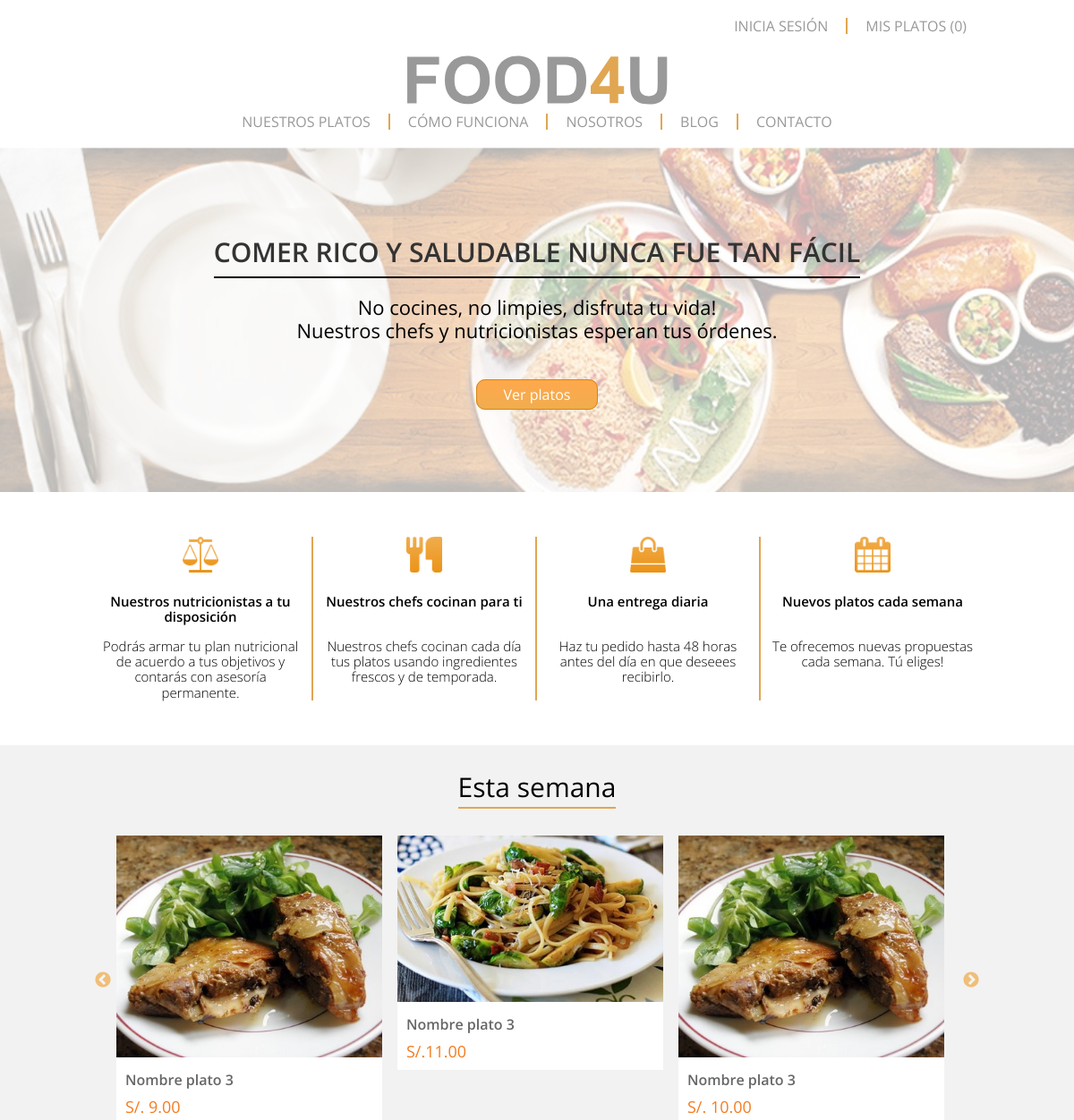
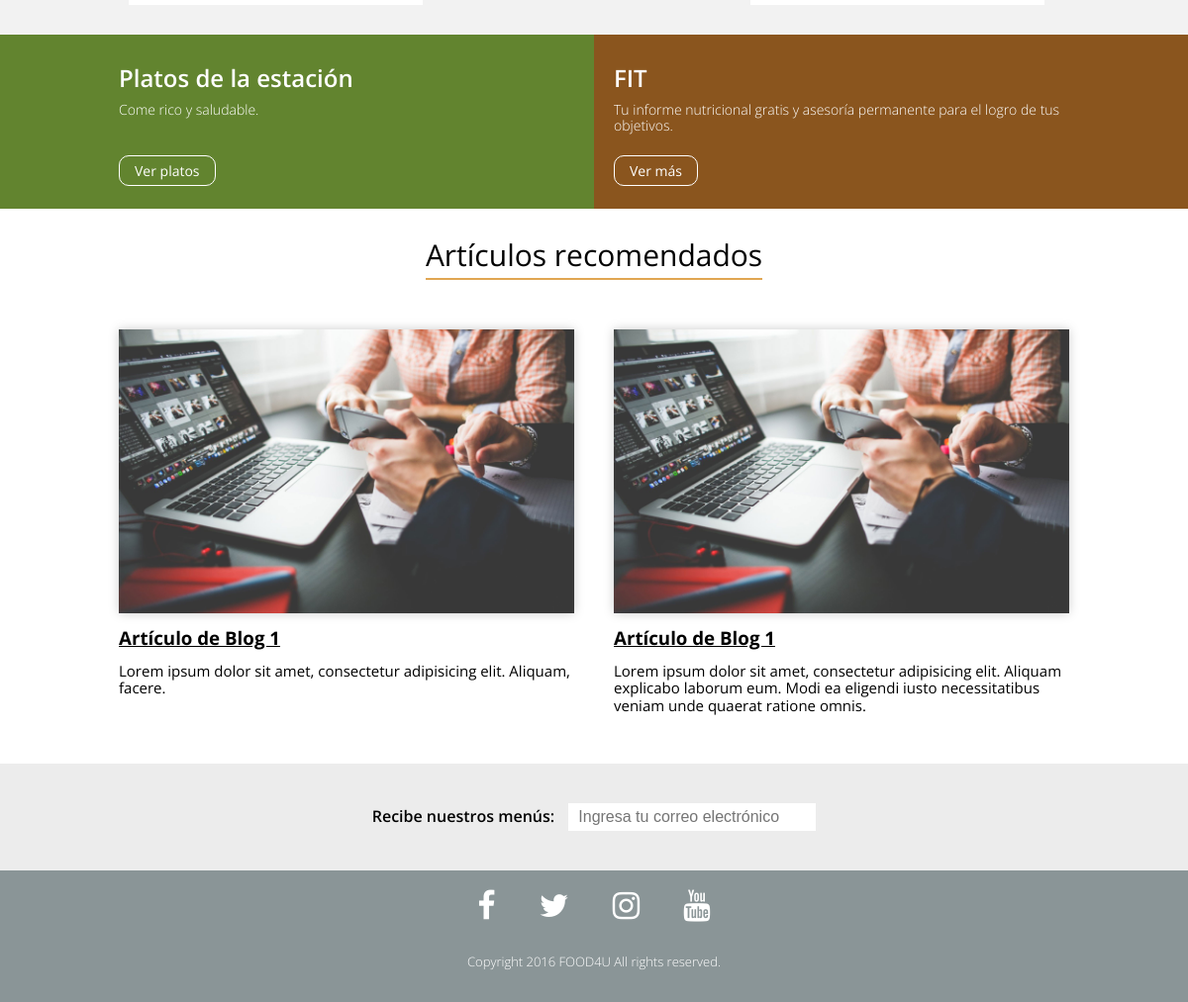
The page / on the database its author committed (2 pictures, top to bottom).
### tables this page shows
CREATE TABLE `page` (
  `idPage` int(11) NOT NULL,
  `name` varchar(45) DEFAULT NULL,
  `url` varchar(45) DEFAULT NULL,
  `position` int(11) DEFAULT NULL,
  `idPageType` int(11) DEFAULT NULL,
  `state` int(11) DEFAULT '1'
);

CREATE TABLE `data` (
  `idData` int(11) NOT NULL,
  `idPage` int(11) DEFAULT NULL,
  `position` int(11) DEFAULT NULL,
  `data` text,
  `idTemplate` int(11) DEFAULT NULL
);

### application/controllers/Inicio.php (called while the page is built, shortened)
<?php
class Inicio extends CI_Controller {
	public function __construct() {
        $this->load->model("plate");
        $this->load->model("UserClient");
        $this->load->model("Gender");
        $this->load->library('cart');
        $this->load->model("foodMenu");
    }
	public function page($url = "inicio") {
		if($this->page->findByUrl($url)):
			$result1 = $this->page->findByUrl($url);
			$result2 = $this->page->findAll();
			$result3 = $this->data->findByPage($url);
			$result4 = $this->plate->findAll();
			$result5 = "";
			$result6 = $this->Gender->findAll();
			$result7 = $this->foodMenu->findAll();
			$data = array(
				"title" => $result1->name,
				"findAll" => $result2,
				"findByPage" => $result3,
				"findAllPlate" => $result4,
				"userData" => $result5,
				"findAllGender" => $result6,
				"findAllFoodMenu" => $result7
			);
			$this->load->view('page_template_view', $data);
		else:
			$this->load->view('404');
		endif;
	}
}

### index.php (called while the page is built, shortened)
<?php
require_once BASEPATH.'core/CodeIgniter.php';

### application/models/Page.php (called while the page is built, shortened)
<?php
class Page extends CI_Model {
	public function findAll() {
		$this->db->where(array('state' => 1));
		$this->db->order_by("position", "asc");
		return $this->db->get('page');
	}
}

### application/models/Data.php (called while the page is built)
<?php
class Data extends CI_Model {
	public function findByPage($url = "") {
		$this->db->from('data');
		$this->db->join('page', 'page.idPage = data.idPage');
		$this->db->where(array('page.url' => $url));
		$this->db->order_by("data.position", "asc");
		return $this->db->get();
	}
}

### application/views/page_template_view.php (the view, shortened to what this page needs)
<!DOCTYPE html>
<html lang="es">
<head>
	<?php $this->load->view('inc/header_common'); ?>
</head>
<body>
	<?php $this->load->view('inc/header'); ?>
	<div id="ncode">
	<?php
		foreach ($findByPage->result() as $data):
			$ncdata = explode('|', $data->data);
			switch($data->idTemplate):
				case 1:
					echo '<section class="banner">
			            <video poster="' . base_url() . 'assets/images/' . $ncdata[0] . '" loop autoplay muted>
			                <source src="' . base_url() . 'assets/video/' . $ncdata[1] . '" type="video/mp4">
			                Your browser does not support HTML5 video.
			            </video>
			            <div class="banner-content">
			                <div class="container">
			                	<div class="banner-text">
				                    <h2>' . $ncdata[2] . '</h2>
				                    <p>' . $ncdata[3] . ' <br>' . $ncdata[4] . '</p>
				                    <a href="' . $ncdata[6] . '">' . $ncdata[5] . '</a>
			                    </div>
			                </div>
			    	    </div>
			        </section>';
					break;
				case 2:
					echo '
					<div class="container">
						<section class="service">
				            <div class="services">
				                <article>
				                    <img src="' . base_url() . 'assets/images/service01.png" alt="">
				                    <h3>' . $ncdata[0] . '</h3>
				                    <p>' . $ncdata[1] . '</p>
				                </article>
				            </div>
				            <div class="services">
				                <article>
				                    <img src="' . base_url() . 'assets/images/service02.png" alt="">
				                    <h3>' . $ncdata[2] . '</h3>
				                    <p>' . $ncdata[3] . '</p>
				                </article>
				            </div>
				            <div class="services">
				                <article>
				                    <img src="' . base_url() . 'assets/images/service03.png" alt="">
				                    <h3>' . $ncdata[4] . '</h3>
				                    <p>' . $ncdata[5] . '</p>
				                </article>
				            </div>
				            <div class="services">
				                <article>
				                    <img src="' . base_url() . 'assets/images/service04.png" alt="">
				                    <h3>' . $ncdata[6] . '</h3>
				                    <p>' . $ncdata[7] . '</p>
				                </article>
				            </div>
			        	</section>
			        </div>';
					break;
				case 3:
					echo '
			    	<section class="slider">
			        	<div class="container">
			                <h2>' . $ncdata[0] . '</h2>
			                <div class="slides">
			                    <div class="this-week">
			                        <img src="' . base_url() . 'assets/images/this-week01.jpg" alt="">
			                        <div class="thumb">
			                        	<h3>Nombre plato 3</h3>
			                        	<p>S/. 9.00</p>
			                        </div>
			                    </div>
			                    <div class="this-week">
			                        <img src="' . base_url() . 'assets/images/this-week02.jpg" alt="">
			                        <div class="thumb">
				                        <h3>Nombre plato 3</h3>
				                        <p>S/.11.00</p>
				                    </div>
			                    </div>
			                    <div class="this-week">
			                        <img src="' . base_url() . 'assets/images/this-week01.jpg" alt="">
			                        <div class="thumb">
				                        <h3>Nombre plato 3</h3>
				                        <p>S/. 10.00</p>
			                        </div>
			                    </div>
			                    <div class="this-week">
			                        <img src="' . base_url() . 'assets/images/this-week01.jpg" alt="">
			                        <div class="thumb">
				                        <h3>Nombre plato 4</h3>
				                        <p>S/. 9.00</p>
			                        </div>
			                    </div>
			                    <div class="this-week">
			                        <img src="' . base_url() . 'assets/images/this-week01.jpg" alt="">
			                        <div class="thumb">
				                        <h3>Nombre plato 5</h3>
				                        <p>S/. 9.00</p>
			                        </div>
			                    </div>
			                </div>
			            </div>
			        </section>';
			        break;
			    case 4:
			        echo '
			        <section class="options">
			            <div class="option">
			                <div class="link-platos">
			                    <div class="content">
			                       <h2>' . $ncdata[0] . '</h2>
			                        <p>' . $ncdata[1] . '</p>
			                        <a href="' . $ncdata[3] . '">' . $ncdata[2] . '</a>
			                    </div>
			                </div>
			                <div class="link-mas">
			                    <div class="content">
			                        <h2>' . $ncdata[4] . '</h2>
			                        <p>' . $ncdata[5] . '</p>
			                        <a href="' . $ncdata[7] . '">' . $ncdata[6] . '</a>
			                    </div>
			                </div>
			            </div>
			        </section>';
			        break;
			    case 5:
			        echo '
			        <section class="articles">
			            <div class="container">
			                <h2>Artículos recomendados</h2>
			                <div class="blog">
				                <article>
				                    <img src="' . base_url() . 'assets/images/article01.jpg" alt="">
				                    <a href="#"><h3>Artículo de Blog 1</h3></a>
				                    <p>Lorem ipsum dolor sit amet, consectetur adipisicing elit. Aliquam, facere.</p>
				                </article>
				                <article>
				                    <img src="' . base_url() . 'assets/images/article01.jpg" alt="">
				                    <a href="#"><h3>Artículo de Blog 1</h3></a>
				                    <p>Lorem ipsum dolor sit amet, consectetur adipisicing elit. Aliquam explicabo laborum eum. Modi ea eligendi iusto necessitatibus veniam unde quaerat ratione omnis.</p>
				                </article>
			                </div>
			            </div>
			        </section>';
			        break;
        	endswitch;
        endforeach;
        ?>
	</div>
</body>
</html>

### application/views/inc/header.php (shortened to what this page needs)
<header>
    <div class="container">
        <nav class="menu">
            <?php
            if(!$this->session->has_userdata('user_logged_in') || $this->session->userdata('user_logged_in') == FALSE):
                echo '<a href="#" id="inicia-sesion">Inicia sesión</a>';
            elseif($this->session->has_userdata('user_logged_in') && $this->session->userdata('user_logged_in') == TRUE):
             echo '<a href="' . base_url() . 'perfil">Mi perfíl</a>
                   <a href="' . base_url() . 'logout">Cerrar sesión</a>';
            endif;
            echo '<a href="" id="mis-platos">Mis platos (<span class="count">' . $this->cart->total_items() . '</span>)</a>'; ?>
        </nav>
        <div class="logo">
            <a href="<?= base_url() ?>"><img src="<?= base_url() ?>assets/images/logo.svg" alt=""></a>
        </div>
        <nav class="submenu">
            <?php foreach ($findAll->result() as $page):
            if($page->idPageType == 2):
                echo '<a href="' . base_url() . $page->url . '">' . $page->name . '</a>';
            endif;
            endforeach; ?>
        </nav>
    </div>
</header>

### rows shown on the page
page: name "NUESTROS PLATOS"
page: name "CÓMO FUNCIONA"
page: name "NOSOTROS"
page: name "BLOG"
page: name "CONTACTO"
data: data "COMER RICO Y SALUDABLE NUNCA FUE TAN FÁCIL", data "No cocines, no limpies, disfruta tu vida!", data "Nuestros chefs y nutricionistas esperan tus órdenes.", data "Ver platos"
data: data "Nuestros nutricionistas a tu disposición", data "Podrás armar tu plan nutricional de acuerdo a tus objetivos y contarás con asesoría permanente.", data "Nuestros chefs cocinan para ti", data "Nuestros chefs cocinan cada día tus platos usando ingredientes frescos y de temporada.", data "Una entrega diaria", data "Haz tu pedido hasta 48 horas antes del día en que deseees recibirlo.", data "Nuevos platos cada semana", data "Te ofrecemos nuevas propuestas cada semana. Tú eliges!"
data: data "Esta semana"
data: data "Platos de la estación", data "Come rico y saludable.", data "Ver platos", data "FIT", data "Tu informe nutricional gratis y asesoría permanente para el logro de tus objetivos.", data "Ver más"

### other values the page prints
$this->cart->total_items() "0"
